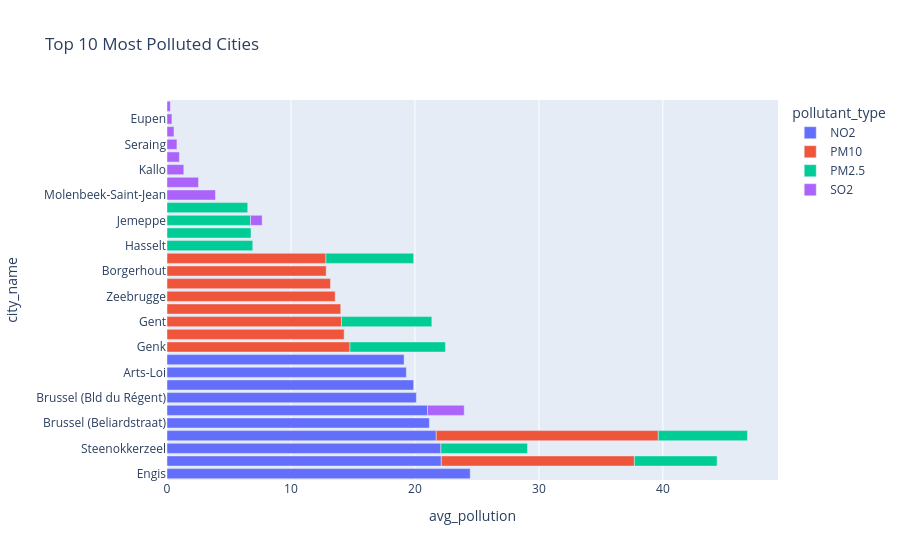

The cell this chart's notebook holds for it:
### Code cell
fig = px.bar(
    top_cities,
    x="avg_pollution",
    y="city_name",
    color="pollutant_type",
    orientation="h",
    title="Top 10 Most Polluted Cities",
    hover_data=["pollutant_type"]
)
fig.write_html("polluted_cities_flanders_bar.html")
fig.show()

### Figure 1 — Plotly figure (JSON) as saved in the notebook; plotly's stock layout.template omitted (floating-point values rounded to 4 significant figures)
{"data": [{"customdata": [["NO2"], ["NO2"], ["NO2"], ["NO2"], ["NO2"], ["NO2"], ["NO2"], ["NO2"], ["NO2"], ["NO2"]], "hovertemplate": "pollutant_type=%{customdata[0]}<br>avg_pollution=%{x}<br>city_name=%{y}<extra></extra>", "legendgroup": "NO2", "marker": {"color": "#636efa", "pattern": {"shape": ""}}, "name": "NO2", "orientation": "h", "showlegend": true, "textposition": "auto", "type": "bar", "x": [24.46, 22.13, 22.09, 21.72, 21.16, 21.02, 20.11, 19.9, 19.31, 19.12], "xaxis": "x", "y": ["Engis", "Merksem", "Steenokkerzeel", "Antwerpen (Ring)", "Brussel (Beliardstraat)", "Antwerpen", "Brussel (Bld du Régent)", "Brussel (Rue des Tanneurs)", "Arts-Loi", "Bruxelles (Sainte-Catherine)"], "yaxis": "y"}, {"customdata": [["PM10"], ["PM10"], ["PM10"], ["PM10"], ["PM10"], ["PM10"], ["PM10"], ["PM10"], ["PM10"], ["PM10"]], "hovertemplate": "pollutant_type=%{customdata[0]}<br>avg_pollution=%{x}<br>city_name=%{y}<extra></extra>", "legendgroup": "PM10", "marker": {"color": "#EF553B", "pattern": {"shape": ""}}, "name": "PM10", "orientation": "h", "showlegend": true, "textposition": "auto", "type": "bar", "x": [17.91, 15.58, 14.76, 14.29, 14.08, 14.01, 13.57, 13.19, 12.84, 12.82], "xaxis": "x", "y": ["Antwerpen (Ring)", "Merksem", "Genk", "Zeebrugge (Evendijk-Oost)", "Gent", "Antwerpen (Belgiëlei)", "Zeebrugge", "Antwerpen (Blancefloerlaan)", "Borgerhout", "Vilvoorde"], "yaxis": "y"}, {"customdata": [["PM2.5"], ["PM2.5"], ["PM2.5"], ["PM2.5"], ["PM2.5"], ["PM2.5"], ["PM2.5"], ["PM2.5"], ["PM2.5"], ["PM2.5"]], "hovertemplate": "pollutant_type=%{customdata[0]}<br>avg_pollution=%{x}<br>city_name=%{y}<extra></extra>", "legendgroup": "PM2.5", "marker": {"color": "#00cc96", "pattern": {"shape": ""}}, "name": "PM2.5", "orientation": "h", "showlegend": true, "textposition": "auto", "type": "bar", "x": [7.701, 7.287, 7.19, 7.075, 6.979, 6.917, 6.776, 6.739, 6.67, 6.511], "xaxis": "x", "y": ["Genk", "Gent", "Antwerpen (Ring)", "Vilvoorde", "Steenokkerzeel", "Hasselt", "Zwijndrecht (Neerstraat)", "Jemeppe", "Merksem", "Antwerpen (Park Spoor Noord)"], "yaxis": "y"}, {"customdata": [["SO2"], ["SO2"], ["SO2"], ["SO2"], ["SO2"], ["SO2"], ["SO2"], ["SO2"], ["SO2"], ["SO2"]], "hovertemplate": "pollutant_type=%{customdata[0]}<br>avg_pollution=%{x}<br>city_name=%{y}<extra></extra>", "legendgroup": "SO2", "marker": {"color": "#ab63fa", "pattern": {"shape": ""}}, "name": "SO2", "orientation": "h", "showlegend": true, "textposition": "auto", "type": "bar", "x": [3.913, 2.958, 2.539, 1.354, 1.0, 0.9359, 0.8021, 0.5625, 0.3958, 0.2708], "xaxis": "x", "y": ["Molenbeek-Saint-Jean", "Antwerpen", "Uccle", "Kallo", "Havinnes", "Jemeppe", "Seraing", "Hoboken", "Eupen", "Mol"], "yaxis": "y"}], "layout": {"barmode": "relative", "legend": {"title": {"text": "pollutant_type"}, "tracegroupgap": 0}, "title": {"text": "Top 10 Most Polluted Cities"}, "xaxis": {"anchor": "y", "domain": [0, 1], "title": {"text": "avg_pollution"}}, "yaxis": {"anchor": "x", "domain": [0, 1], "title": {"text": "city_name"}}}}
